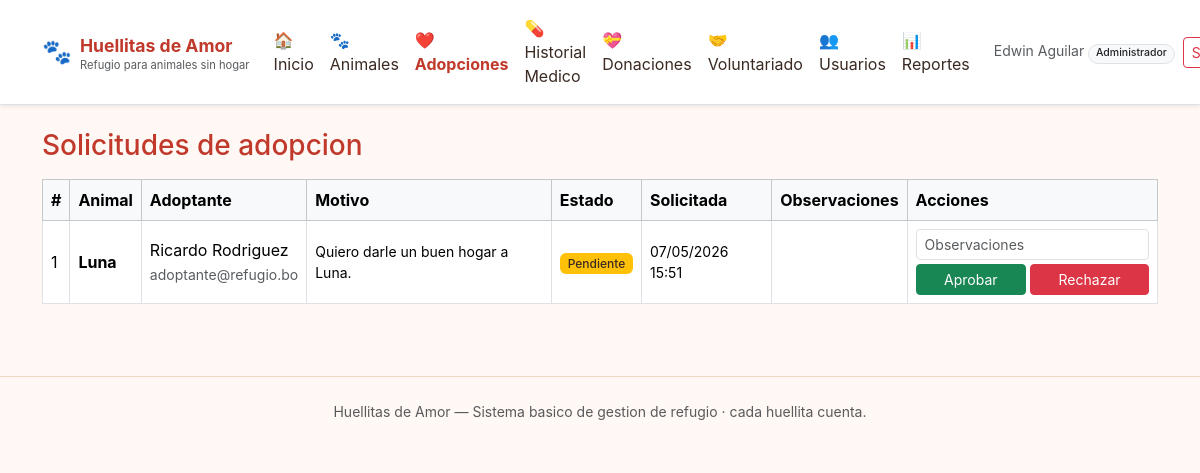
Page /adopciones.php (signed in) on the committed database.
### tables this page shows
CREATE TABLE `adopciones` (
  `id` INT AUTO_INCREMENT PRIMARY KEY,
  `animal_id` INT NOT NULL,
  `adoptante_id` INT NOT NULL,
  `motivo` TEXT,
  `documentos` VARCHAR(500) DEFAULT NULL,
  `estado` ENUM('pendiente','aprobada','rechazada','completada') NOT NULL DEFAULT 'pendiente',
  `observaciones` TEXT,
  `fecha_solicitud` DATETIME NOT NULL DEFAULT CURRENT_TIMESTAMP,
  `fecha_resolucion` DATETIME DEFAULT NULL,
  CONSTRAINT `fk_adop_animal` FOREIGN KEY (`animal_id`)    REFERENCES `animales`(`id`) ON DELETE CASCADE,
  CONSTRAINT `fk_adop_user`   FOREIGN KEY (`adoptante_id`) REFERENCES `usuarios`(`id`) ON DELETE CASCADE
);

CREATE TABLE `animales` (
  `id` INT AUTO_INCREMENT PRIMARY KEY,
  `nombre` VARCHAR(80) NOT NULL,
  `especie` VARCHAR(40) NOT NULL,
  `raza` VARCHAR(80) DEFAULT NULL,
  `edad` INT DEFAULT 0,
  `sexo` ENUM('macho','hembra') DEFAULT NULL,
  `descripcion` TEXT,
  `estado` ENUM('disponible','adoptado','en_tratamiento','no_disponible') NOT NULL DEFAULT 'disponible',
  `fecha_ingreso` DATE DEFAULT NULL,
  `foto` VARCHAR(255) DEFAULT NULL,
  `creado_en` DATETIME NOT NULL DEFAULT CURRENT_TIMESTAMP
);

CREATE TABLE `usuarios` (
  `id` INT AUTO_INCREMENT PRIMARY KEY,
  `nombre` VARCHAR(100) NOT NULL,
  `email` VARCHAR(150) UNIQUE NOT NULL,
  `password` VARCHAR(255) NOT NULL,
  `rol` ENUM('admin','veterinario','adoptante','donante','voluntario') NOT NULL,
  `telefono` VARCHAR(20) DEFAULT NULL,
  `direccion` VARCHAR(200) DEFAULT NULL,
  `activo` TINYINT(1) NOT NULL DEFAULT 1,
  `creado_en` DATETIME NOT NULL DEFAULT CURRENT_TIMESTAMP
);

### includes/db.php (called while the page is built)
<?php
require_once __DIR__ . '/config.php';
function db(): PDO {
    static $pdo = null;
    if ($pdo === null) {
        global $DB_HOST, $DB_PORT, $DB_NAME, $DB_USER, $DB_PASS;
        $dsn = "mysql:host={$DB_HOST};port={$DB_PORT};dbname={$DB_NAME};charset=utf8mb4";
        try {
            $pdo = new PDO($dsn, $DB_USER, $DB_PASS, [
                PDO::ATTR_ERRMODE => PDO::ERRMODE_EXCEPTION,
                PDO::ATTR_DEFAULT_FETCH_MODE => PDO::FETCH_ASSOC,
                PDO::ATTR_EMULATE_PREPARES => false,
            ]);
        } catch (PDOException $e) {
            http_response_code(500);
            die(
                "No se pudo conectar a la base de datos: "
                . htmlspecialchars($e->getMessage())
                . "<br><br>Sugerencia: importa el archivo <code>db.sql</code> desde phpMyAdmin"
                . " (crea la base <code>refujio_de_animales</code>) y verifica las credenciales en"
                . " <code>includes/config.php</code>."
            );
        }
    }
    return $pdo;
}

### adopciones.php (the view, shortened to what this page needs)
<?php
require_once __DIR__ . '/includes/auth.php';
require_once __DIR__ . '/includes/db.php';
$u = current_user();
$r = $u['rol'];
if ($r === 'admin') {
    $rows = db()->query("SELECT a.*, an.nombre AS animal_nombre, u.nombre AS adoptante_nombre, u.email AS adoptante_email
        FROM adopciones a
        JOIN animales an ON an.id = a.animal_id
        JOIN usuarios u ON u.id = a.adoptante_id
        ORDER BY a.fecha_solicitud DESC")->fetchAll();
}
include __DIR__ . '/includes/header.php';
?>
<h3 class="text-primary mb-3"><?= $r==='admin' ? 'Solicitudes de adopcion' : 'Mis solicitudes de adopcion' ?></h3>
<?php if (empty($rows)): ?>
  <p class="text-muted">No hay solicitudes <?= $r==='admin' ? 'registradas' : 'tuyas todavia' ?>. <a href="<?= e($BASE_URL) ?>/animales.php">Ver animales disponibles</a>.</p>
<?php else: ?>
<div class="table-responsive">
<table class="table table-bordered align-middle bg-white">
  <thead class="table-light">
    <tr>
      <th>#</th><th>Animal</th>
      <?php if ($r === 'admin'): ?><th>Adoptante</th><?php endif; ?>
      <th>Motivo</th><th>Estado</th><th>Solicitada</th><th>Observaciones</th>
      <?php if ($r === 'admin'): ?><th>Acciones</th><?php endif; ?>
    </tr>
  </thead>
  <tbody>
  <?php foreach ($rows as $a): ?>
    <tr>
      <td><?= (int)$a['id'] ?></td>
      <td><strong><?= e($a['animal_nombre']) ?></strong></td>
      <?php if ($r === 'admin'): ?>
        <td><?= e($a['adoptante_nombre']) ?><br><small class="text-muted"><?= e($a['adoptante_email']) ?></small></td>
      <?php endif; ?>
      <td class="small"><?= e($a['motivo']) ?><?php if ($a['documentos']): ?><br><small class="text-muted">Docs: <?= e($a['documentos']) ?></small><?php endif; ?></td>
      <td><?= estado_adopcion_badge($a['estado']) ?></td>
      <td class="small"><?= e(date('d/m/Y H:i', strtotime($a['fecha_solicitud']))) ?></td>
      <td class="small"><?= e($a['observaciones'] ?? '') ?></td>
      <?php if ($r === 'admin'): ?>
        <td>
          <?php if ($a['estado'] === 'pendiente'): ?>
            <form method="post" class="d-flex flex-column gap-1" onsubmit="return confirm('¿Confirmar?');">
              <input type="text" class="form-control form-control-sm" name="observaciones" placeholder="Observaciones">
              <div class="d-flex gap-1">
                <button class="btn btn-sm btn-success flex-fill" name="estado" value="aprobada">Aprobar</button>
                <button class="btn btn-sm btn-danger flex-fill" name="estado" value="rechazada">Rechazar</button>
              </div>
            </form>
          <?php else: ?>
            <small class="text-muted">resuelta <?= $a['fecha_resolucion'] ? date('d/m/Y', strtotime($a['fecha_resolucion'])) : '' ?></small>
          <?php endif; ?>
        </td>
      <?php endif; ?>
    </tr>
  <?php endforeach; ?>
  </tbody>
</table>
</div>
<?php endif; ?>
<?php include __DIR__ . '/includes/footer.php'; ?>

### includes/auth.php (shortened to what this page needs)
<?php
function e(?string $s): string {
    return htmlspecialchars((string)$s, ENT_QUOTES, 'UTF-8');
}
function estado_adopcion_badge(string $estado): string {
    $cls = [
        'pendiente' => 'warning',
        'aprobada' => 'success',
        'rechazada' => 'danger',
        'completada' => 'primary',
    ][$estado] ?? 'light';
    return "<span class='badge bg-{$cls}'>" . e(ucfirst($estado)) . "</span>";
}

### assets/style.css (style rules this page uses)
:root { --primary: #c0392b; --primary-dark: #a32d20; --primary-light: #fdecea; --warm-bg: #fff8f4; --warm-border: #f1d8c5; --text: #3a2a22; --muted: #8b6c5e; }
body { background: var(--warm-bg); color: var(--text); font-family: -apple-system, BlinkMacSystemFont, "Segoe UI", Roboto, "Helvetica Neue", sans-serif; }
.text-primary { color: var(--primary) !important; }
table th { white-space: nowrap; }
.badge { font-weight: 500; }
.badge.bg-warning { color: var(--text); }

### rows in the picture
adopciones: id "1", animal.nombre "Luna", adoptante.nombre "Ricardo Rodriguez", adoptante.email "adoptante@refugio.bo", motivo "Quiero darle un buen hogar a Luna.", estado "Pendiente", fecha_solicitud "07/05/2026 15:51"

### other values in the picture
$APP_NAME "Huellitas de Amor"
$APP_LEMA "Refugio para animales sin hogar"
$lk[0] "🏠"
$lk[1] "Inicio"
$lk[0] "🐾"
$lk[1] "Animales"
$lk[0] "❤️"
$lk[1] "Adopciones"
$lk[0] "💊"
$lk[1] "Historial Medico"
$lk[0] "💝"
$lk[1] "Donaciones"
$lk[0] "🤝"
$lk[1] "Voluntariado"
$lk[0] "👥"
